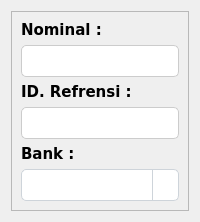
               <widget class="QWidget" name="debit_page">
                <layout class="QHBoxLayout" name="horizontalLayout_6">
                 <item>
                  <widget class="QFrame" name="debit_frame">
                   <property name="frameShape">
                    <enum>QFrame::Shape::StyledPanel</enum>
                   </property>
                   <property name="frameShadow">
                    <enum>QFrame::Shadow::Raised</enum>
                   </property>
                   <layout class="QVBoxLayout" name="verticalLayout_12">
                    <item>
                     <widget class="QLabel" name="nominal_debit_label">
                      <property name="font">
                       <font>
                        <family>Verdana</family>
                        <pointsize>11</pointsize>
                        <bold>true</bold>
                       </font>
                      </property>
                      <property name="text">
                       <string>Nominal :</string>
                      </property>
                     </widget>
                    </item>
                    <item>
                     <widget class="QLineEdit" name="nominal_debit_input">
                      <property name="font">
                       <font>
                        <pointsize>11</pointsize>
                        <bold>true</bold>
                       </font>
                      </property>
                      <property name="styleSheet">
                       <string notr="true">QLineEdit {
    background-color: white;
    color: black;
    border: 1px solid #cccccc;
    border-radius: 5px;
    padding: 5px;
}</string>
                      </property>
                      <property name="readOnly">
                       <bool>true</bool>
                      </property>
                     </widget>
                    </item>
                    <item>
                     <widget class="QLabel" name="reference_debit_label">
                      <property name="font">
                       <font>
                        <family>Verdana</family>
                        <pointsize>11</pointsize>
                        <bold>true</bold>
                       </font>
                      </property>
                      <property name="text">
                       <string>ID. Refrensi :</string>
                      </property>
                     </widget>
                    </item>
                    <item>
                     <widget class="QLineEdit" name="reference_debit_input">
                      <property name="font">
                       <font>
                        <pointsize>11</pointsize>
                        <bold>true</bold>
                       </font>
                      </property>
                      <property name="styleSheet">
                       <string notr="true">QLineEdit {
    background-color: white;
    color: black;
    border: 1px solid #cccccc;
    border-radius: 5px;
    padding: 5px;
}</string>
                      </property>
                      <property name="readOnly">
                       <bool>false</bool>
                      </property>
                     </widget>
                    </item>
                    <item>
                     <widget class="QLabel" name="bank_debit_label">
                      <property name="font">
                       <font>
                        <family>Verdana</family>
                        <pointsize>11</pointsize>
                        <bold>true</bold>
                       </font>
                      </property>
                      <property name="text">
                       <string>Bank :</string>
                      </property>
                     </widget>
                    </item>
                    <item>
                     <widget class="QComboBox" name="bank_debit_comboBox">
                      <property name="styleSheet">
                       <string notr="true">QComboBox {
    background-color: #ffffff;
    border: 1px solid #ced4da;
    border-radius: 5px;
    padding: 6px 10px;
    font-size: 14px;
    color: #495057;
}

QComboBox:focus {
    border: 2px solid #80bdff;
}

QComboBox::drop-down {
    subcontrol-origin: padding;
    subcontrol-position: top right;
    width: 25px;
    border-left: 1px solid #ced4da;
}
</string>
                      </property>
                     </widget>
                    </item>
                   </layout>
                  </widget>
                 </item>
                </layout>
               </widget>
